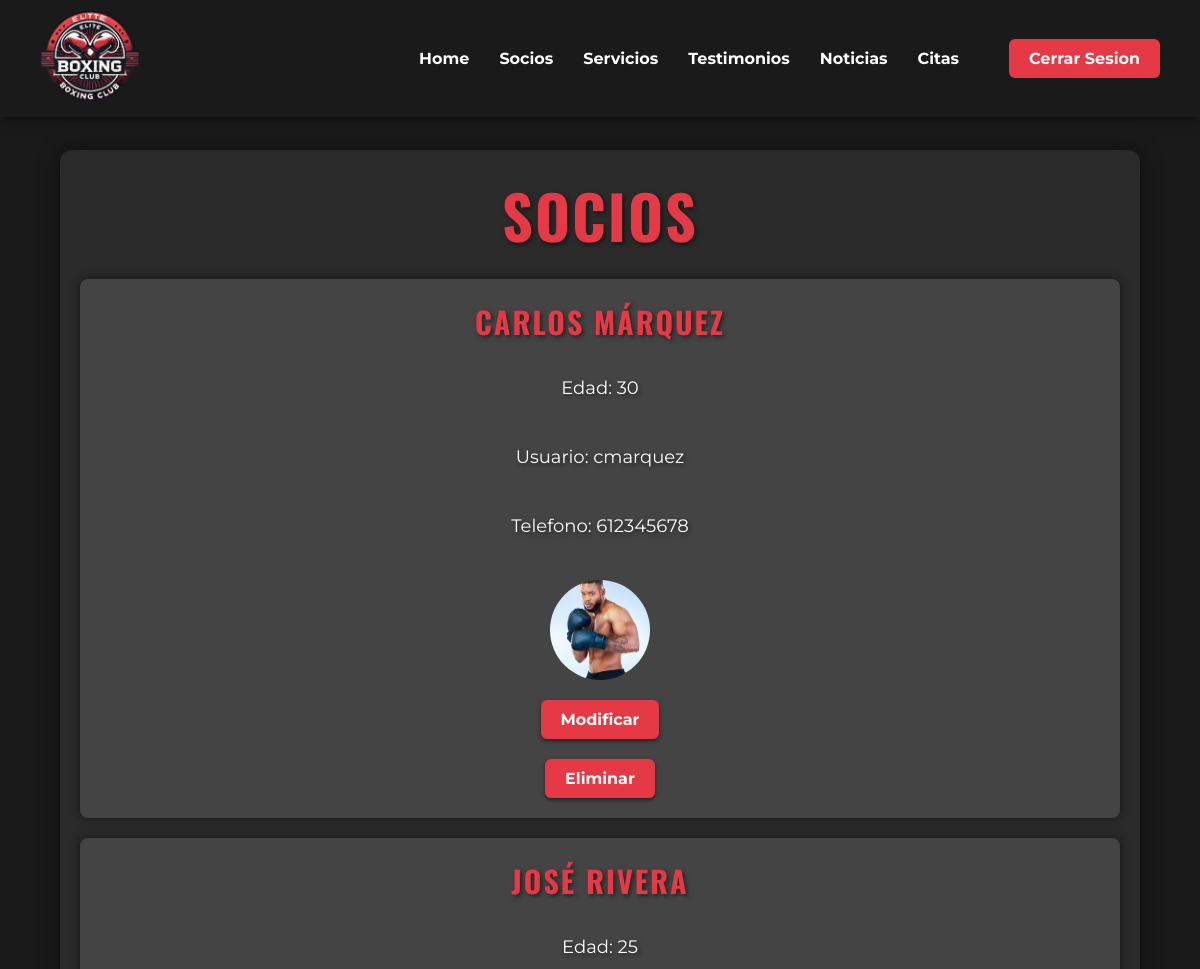
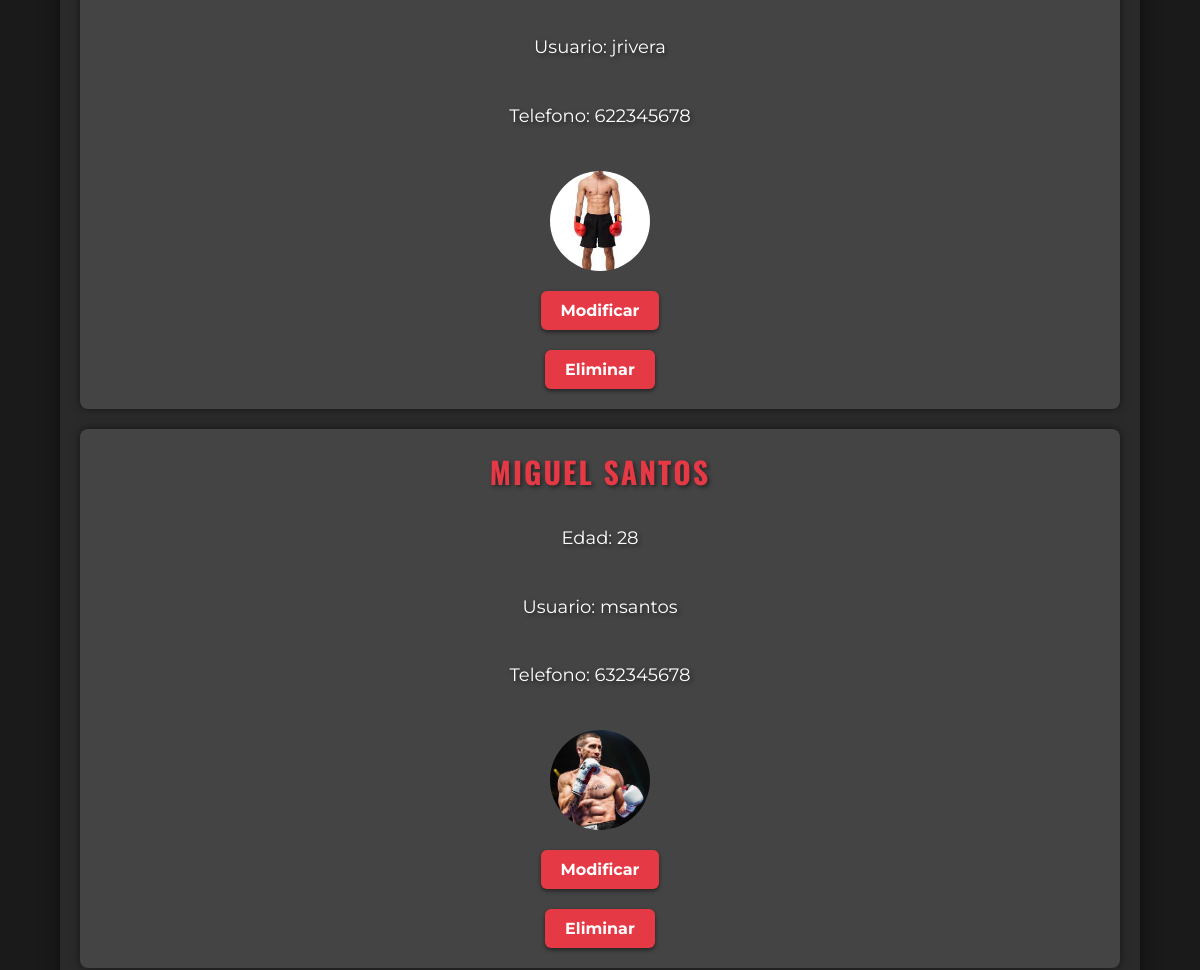
Before: /socios.php (signed in, upper part) with the older database file (2 pictures, top to bottom).
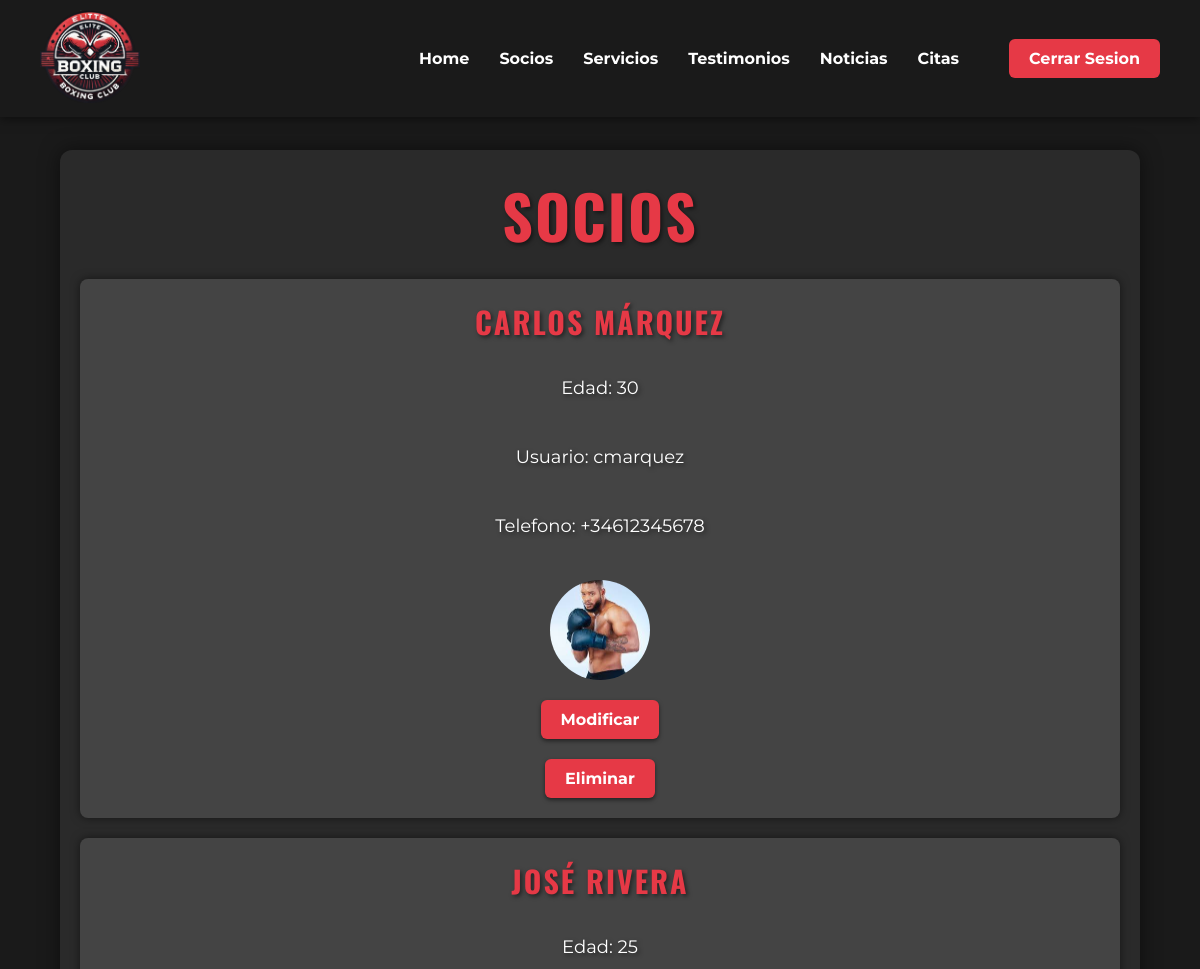
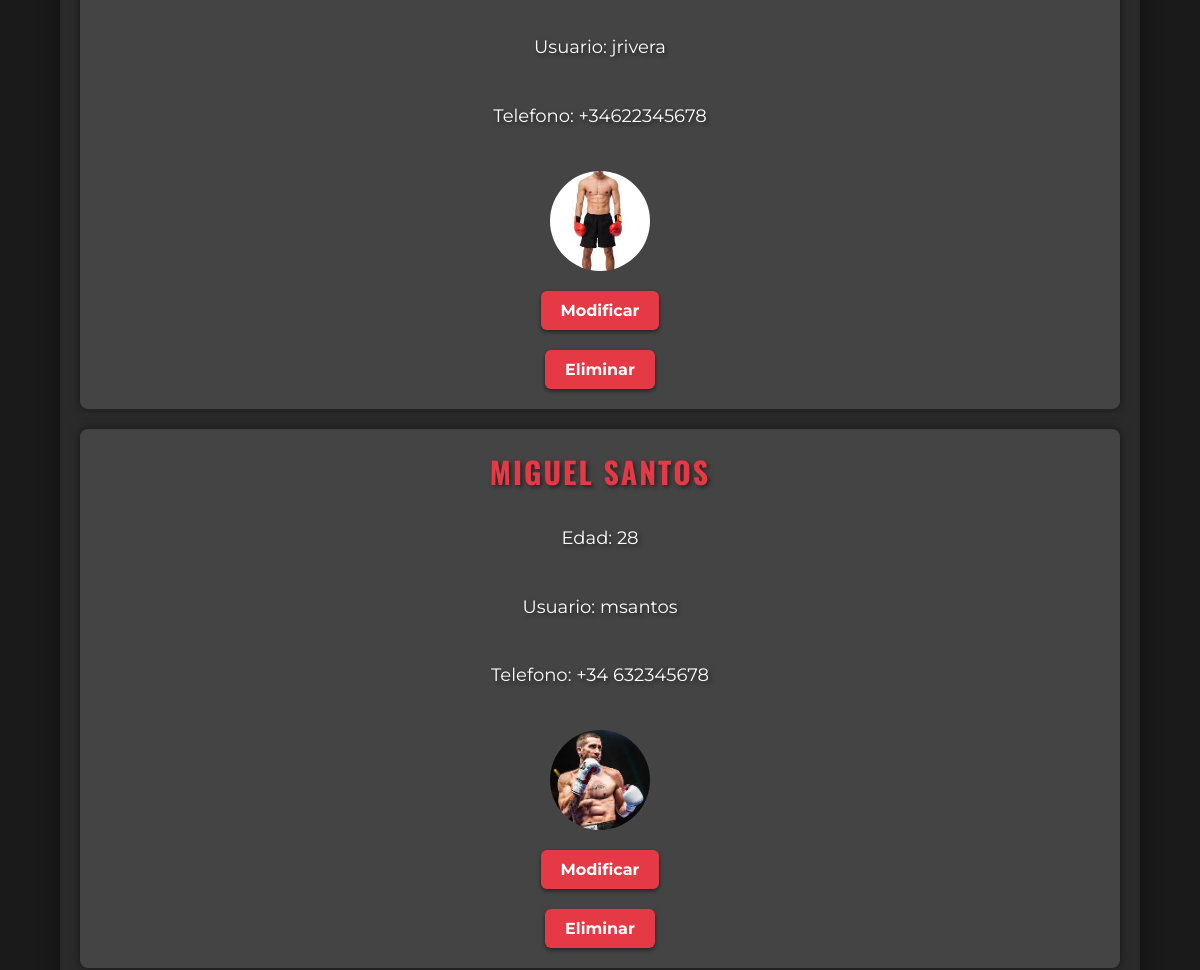
After: the same page with the newer database file (2 pictures, top to bottom).
### tables this page shows
CREATE TABLE socios (
    id_socio INT AUTO_INCREMENT PRIMARY KEY,
    nombre VARCHAR(100) NOT NULL,
    edad INT,
    contraseña VARCHAR(255) NOT NULL,
    usuario VARCHAR(50) UNIQUE NOT NULL,
    telefono VARCHAR(15),
    foto VARCHAR(255)
);

### src/php/mostrarSocios.php (the view, shortened to what this page needs)
<?php
require_once("conexion.php");
$consulta = "SELECT id_socio, nombre, edad, usuario, telefono, foto FROM socios";
$socios = $conexion->query($consulta);
if ($socios->num_rows > 0) {
    while ($socio = $socios->fetch_assoc()) {
        echo "<article class='socio'>";
        echo "<h2>" . $socio["nombre"] . "</h2>";
        echo "<p>Edad: " . $socio["edad"] . "</p>";
        echo "<p>Usuario: " . $socio["usuario"] . "</p>";
        echo "<p>Telefono: " . $socio["telefono"] . "</p>";
        echo "<div class='profile-image'>";
        echo "<img src='./$socio[foto]' alt='$socio[nombre]' width='100' height='100'><br>";
        echo "</div>";
        echo "<a href='./src/forms/formularioModificarSocio.php?id=" . $socio["id_socio"] . "' class='boton'>Modificar </a>";
        echo "<a href='./src/php/eliminarSocio.php?id=" . $socio["id_socio"] . "'class='boton'>Eliminar</a>";
        echo "</article>";
    }
} else {
    echo "<p>No hay socios registrados</p>";
}
?>

### socios.php (shortened to what this page needs)
<!DOCTYPE html>
<html lang="en">
<head>
    <link rel="stylesheet" href="./styles/style.css">
</head>
<body>
    <div class="container">
        <?php include './src/html/menu.php'; ?>
            <section class="socios">
                <h1>Socios</h1>
                <?php include './src/php/mostrarSocios.php'; ?>
            </section>
    </div>
</body>
</html>

### src/html/menu.php (shortened to what this page needs)
<!DOCTYPE html>
<html lang="en">
<head>
    <link rel="stylesheet" href="./styles/menu.css">
</head>
<body>
    <header class="header">
        <div class="logo">
            <a href="./index.php">
                <img src="./img/assets/logo.png" alt="Logo">
            </a>
        </div>
        <nav class="menu">
            <ul>
                <li><a href="./index.php">Home</a></li><?php
                if (isset($_SESSION['loggedin']) && $_SESSION['rol'] === 'admin') {
                    echo "<li><a href='./socios.php'>Socios</a></li>";
                }
                ?>
                <li><a href="./servicios.php">Servicios</a></li>
                <li><a href="./testimonios.php">Testimonios</a></li>
                <li><a href="./noticias.php">Noticias</a></li>
                <li><a href="./citas.php">Citas</a></li>
                <?php if (isset($_SESSION['loggedin'])): ?>
                    <li><a class="logout" href="./logout.php">Cerrar Sesion</a></li>
                <?php endif; ?>
            </ul>
        </nav>
    </header>
</body>
</html>

### styles/style.css (style rules this page uses)
:root { --color-fondo: #1a1a1a; --color-texto: #ffffff; --color-primario: #e63946; --color-secundario: #ff1c1c; --color-fondo-seccion: #2a2a2a; --color-hover: #ff4d4d; --color-sombra: rgba(0, 0, 0, 0.5); --color-footer: #111; --color-enlace-footer: #e63946; }
* { margin: 0; padding: 0; box-sizing: border-box; }
body { font-family: 'Montserrat', sans-serif; color: var(--color-texto); background-color: var(--color-fondo); display: flex; flex-direction: column; align-items: center; min-height: 100vh; }
p { color: var(--color-texto); font-size: 18px; line-height: 1.60; margin-bottom: 20px; text-align: justify; text-shadow: 2px 2px 4px var(--color-sombra); }
h1 { font-size: 60px; }
h2 { font-size: 30px; }
h1, h2, h3, h4, h5, h6 { color: var(--color-primario) !important; font-weight: bold; margin-bottom: 10px; text-align: center; font-family: 'Oswald', sans-serif; text-transform: uppercase; letter-spacing: 2px; text-shadow: 2px 2px 4px var(--color-sombra); }
.container { display: grid; grid-template-columns: 1fr; gap: 20px; width: 90%; max-width: 1200px; margin-top: 150px; padding: 20px; background-color: var(--color-fondo-seccion); border-radius: 12px; box-shadow: 0px 0px 20px var(--color-sombra); transition: box-shadow 0.3s ease; }
.socios article { display: flex; flex-direction: column; align-items: center; gap: 20px; padding: 20px; margin: 20px 0; background-color: #444; border-radius: 8px; box-shadow: 0px 0px 10px var(--color-sombra); transition: transform 0.3s ease; }
.boton { background-color: var(--color-primario); color: var(--color-texto); border: none; padding: 10px 20px; border-radius: 6px; cursor: pointer; transition: background-color 0.3s ease, transform 0.2s; text-decoration: none; font-weight: bold; display: inline-block; box-shadow: 0px 2px 4px var(--color-sombra); text-align: center; }
.profile-image { width: 100px; height: 100px; object-fit: cover; overflow: hidden; border-radius: 50%; display: flex; justify-content: center; align-items: center; }
.profile-image img { width: 100%; height: 100%; object-fit: cover; }

### styles/menu.css (style rules this page uses)
:root { --color-fondo: #1a1a1a; --color-texto: #ffffff; --color-primario: #e63946; --color-sombra: rgba(0, 0, 0, 0.5); }
.header { display: flex; justify-content: space-between; align-items: center; background-color: var(--color-fondo); padding: 10px 40px; position: fixed; top: 0; left: 0; right: 0; z-index: 1000; box-shadow: 0px 2px 10px var(--color-sombra); }
.logo img { width: 100px; height: auto; }
.menu { display: flex; gap: 20px; }
.menu ul { list-style: none; display: flex; gap: 30px; margin: 0; padding: 0; }
.menu li { position: relative; }
.menu a { text-decoration: none; color: var(--color-texto); font-weight: bold; transition: color 0.3s ease; }
.menu .logout { color: var(--color-texto); cursor: pointer; background-color: var(--color-primario); padding: 10px 20px; border-radius: 6px; text-decoration: none; font-weight: bold; transition: color 0.3s ease; margin-left: 20px; }

### styles/footer.css (style rules this page uses)
:root { --color-fondo: #1a1a1a; --color-texto: #ffffff; --color-primario: #e63946; --color-secundario: #ff1c1c; --color-fondo-seccion: #2a2a2a; --color-hover: #ff4d4d; --color-sombra: rgba(0, 0, 0, 0.5); --color-footer: #111; --color-enlace-footer: #e63946; }

Changed rows visible on the page:
changed socios "CARLOS MÁRQUEZ": telefono "612345678" → "+34612345678"
changed socios "JOSÉ RIVERA": telefono "622345678" → "+34622345678"
changed socios "MIGUEL SANTOS": telefono "632345678" → "+34 632345678"
